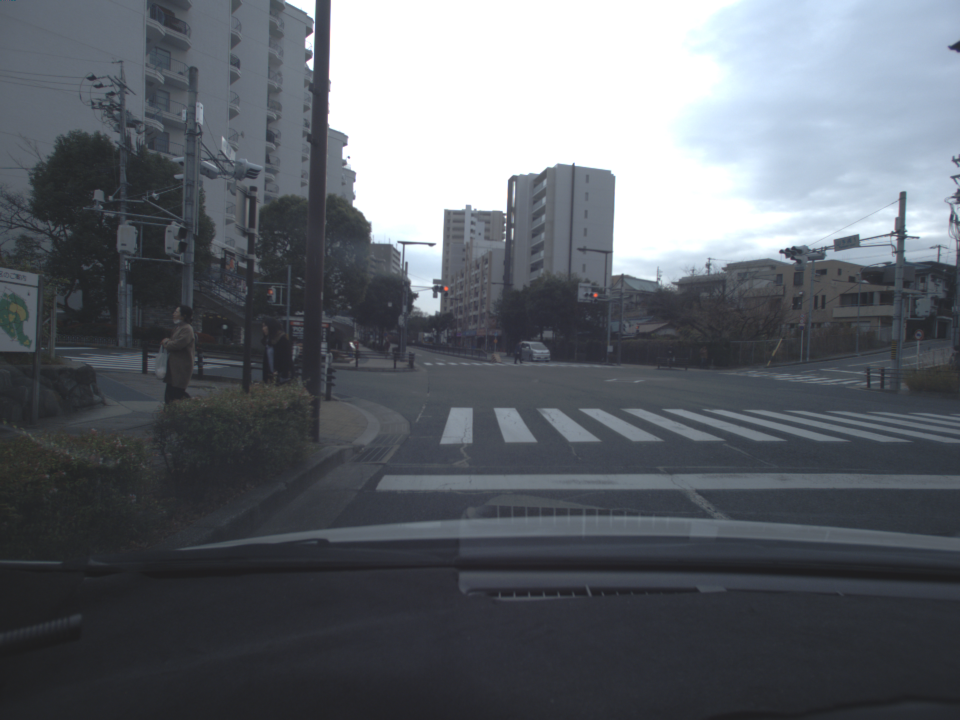
#> input picture ros/src/computing/perception/localization/packages/vmml/test/optical_flow/1.png, 1920 x 1440 px, found by its file name (shown at 1/2 size)
$ python optical_flow.py
#> lines starting #> are read from the running program, lines starting #| are printed output that depends on the picture; after the words box and inside, x2 and y2 are one past the last pixel; in counts of white or black regions, pixels touching at a corner belong together
import cv2
from copy import copy


def create_line (image1, image2, mask):

    orbDetector = cv2.ORB.create(6000)
    bfMatcher = cv2.BFMatcher.create(cv2.NORM_HAMMING2, crossCheck=True)

    keypoints1, descriptors1 = orbDetector.detectAndCompute(image1, mask)
    keypoints2, descriptors2 = orbDetector.detectAndCompute(image2, mask)

    matches = bfMatcher.match(descriptors1, descriptors2)
    matches = sorted(matches, key=lambda x:x.distance)

#     image3 = cv2.drawMatches(image1, keypoints1, image2, keypoints2, matches[:100], None, flags=2)

    image3 = cv2.cvtColor(copy(image2), cv2.COLOR_GRAY2BGR)

    colorGreen = (0,255,0)
    colorRed = (0,0,255)
    for i in range(500):
        m = matches[i]

        if (m.trainIdx >= len(keypoints1) or m.queryIdx >= len(keypoints2)):
            continue

        p1 = ( int(keypoints1[m.queryIdx].pt[0]), int(keypoints1[m.queryIdx].pt[1]) )
        p2 = ( int(keypoints2[m.trainIdx].pt[0]), int(keypoints2[m.trainIdx].pt[1]) )

        cv2.line(image3, p1, p2, colorGreen)
        cv2.circle(image3, p1, 1, colorRed)

    return image3


if __name__=='__main__' :

    sizei = (640,480)

    image1 = cv2.imread('/home/sujiwo/Autoware/ros/src/computing/perception/localization/packages/vmml/test/optical_flow/1.png', cv2.IMREAD_COLOR)
#> image1 is the input picture: shape (1440, 1920, 3); mean B, G, R 107.3, 100.6, 95.9
    image1 = cv2.resize(cv2.cvtColor(image1, cv2.COLOR_BGR2GRAY), sizei)
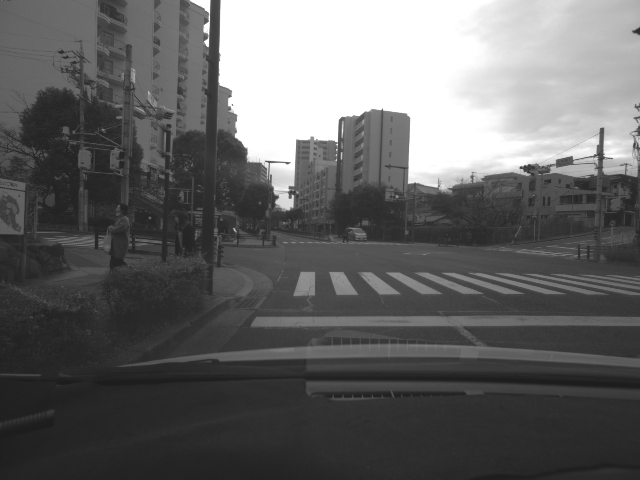
#> image1: shape (480, 640); min 28, max 255, mean 99.9
    image2 = cv2.imread('/home/sujiwo/Autoware/ros/src/computing/perception/localization/packages/vmml/test/optical_flow/3.png', cv2.IMREAD_COLOR)
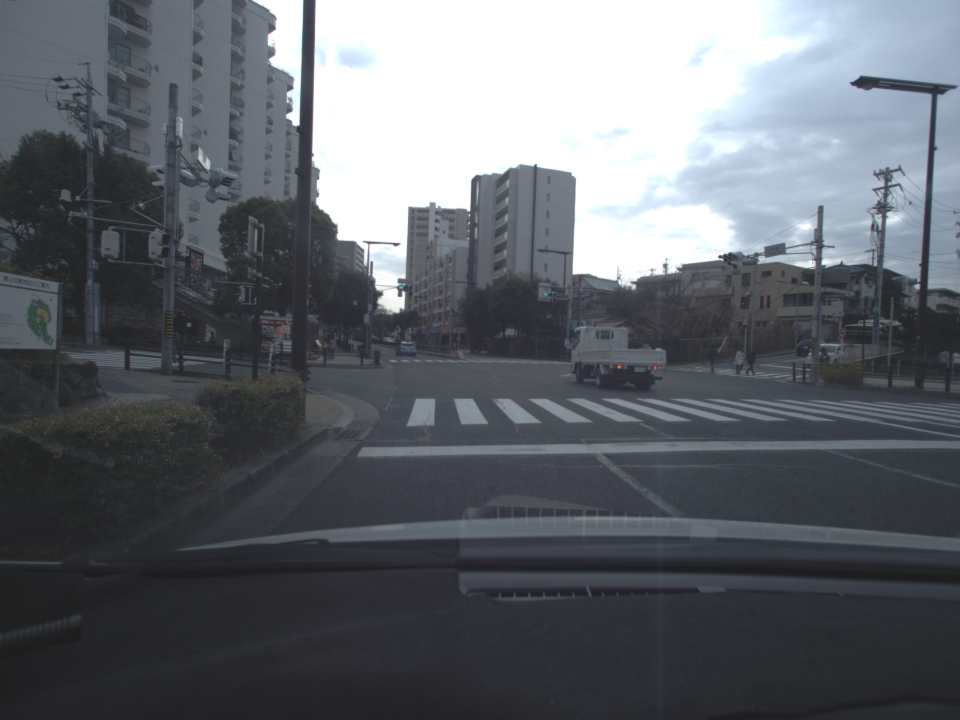
#> input picture ros/src/computing/perception/localization/packages/vmml/test/optical_flow/3.png, 1920 x 1440 px, found by its file name (shown at 1/2 size)
#> image2 is the input picture: shape (1440, 1920, 3); mean B, G, R 107.2, 101.1, 96.7
    image2 = cv2.resize(cv2.cvtColor(image2, cv2.COLOR_BGR2GRAY), sizei)
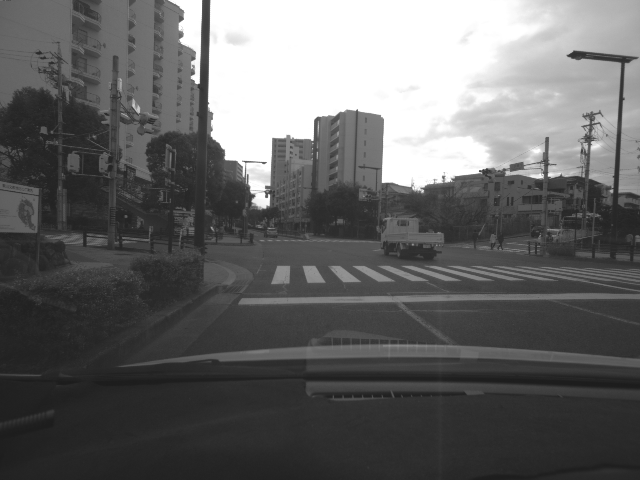
#> image2: shape (480, 640); min 28, max 255, mean 100.5
    mask = cv2.imread('/home/sujiwo/Autoware/ros/src/computing/perception/localization/packages/vmml/test/meidai_mask.png', cv2.IMREAD_GRAYSCALE)
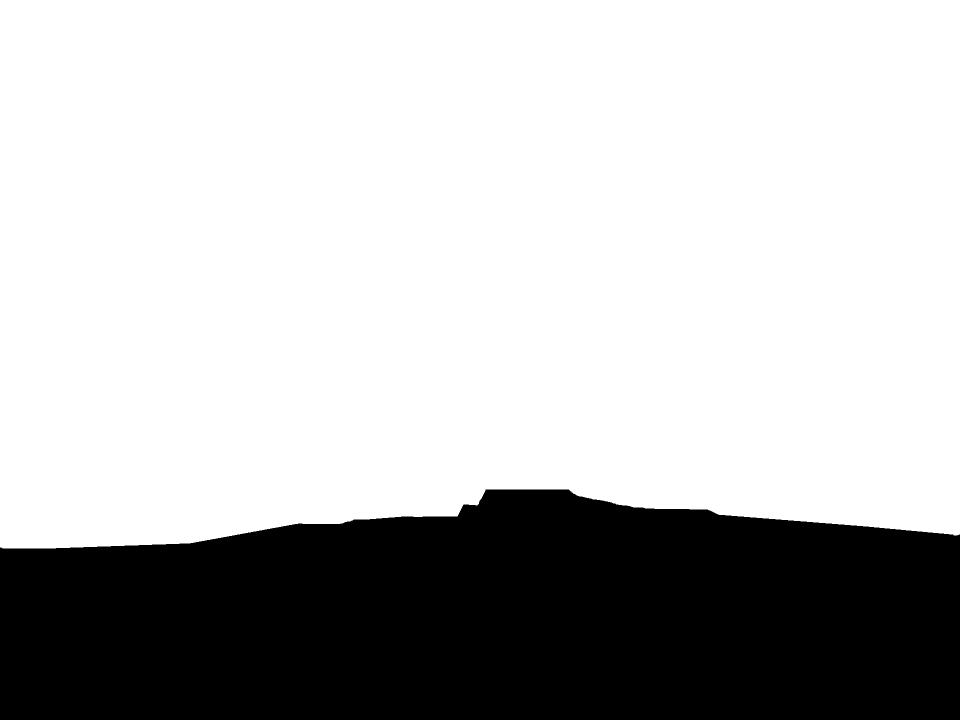
#> input picture ros/src/computing/perception/localization/packages/vmml/test/meidai_mask.png, 1920 x 1440 px, found by its file name (shown at 1/2 size)
#> mask: shape (1440, 1920); 72.6% white; 1 black region, box (x1, y1, x2, y2) and area: (0, 979, 1920, 1440) 758451
    mask = cv2.resize(mask, sizei)
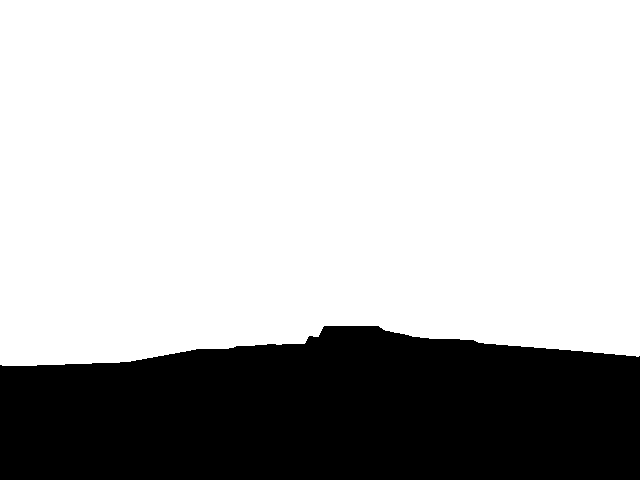
#> mask: shape (480, 640); 72.6% white; 1 black region, box (x1, y1, x2, y2) and area: (0, 326, 640, 480) 84309

    image3 = create_line(image1, image2, mask)
#> in create_line, `keypoints1, descriptors1 = orbDetector.detectAndCompute(image1, mask)`: keypoints1 = 2245 keypoints; strongest (x, y, size): (205, 42, 31), (336, 140, 31), (271, 164, 31), (269, 164, 31)
#> in create_line, `keypoints2, descriptors2 = orbDetector.detectAndCompute(image2, mask)`: keypoints2 = 2668 keypoints; strongest (x, y, size): (266, 196, 31), (197, 82, 37.2), (195, 79, 53.6), (196, 81, 44.6)
#> in create_line, `matches = bfMatcher.match(descriptors1, descriptors2)`: matches = 886 matches
#> the loop in create_line, `for i in range(500):` made 500 passes
#> (p1, p2) on passes 1, 2, 4: ((296, 140), (272, 138)), ((305, 138), (281, 136)), ((361, 174), (336, 174))
#> after the loop in create_line, `for i in range(500):`:
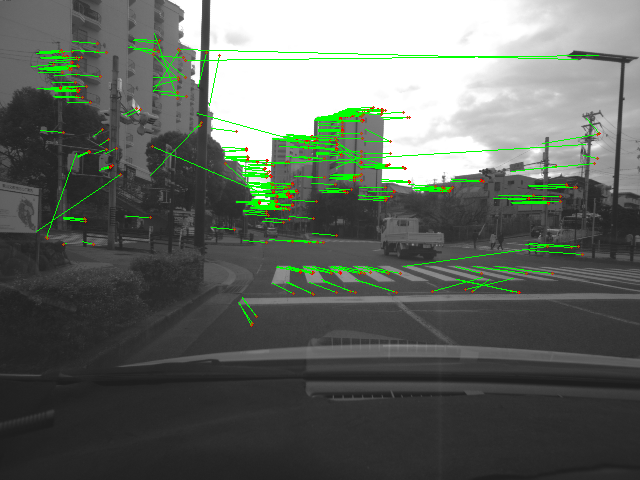
#> image3: shape (480, 640, 3); mean B, G, R 96.5, 103.6, 97.4
    cv2.imwrite('/tmp/x.png', image3)
